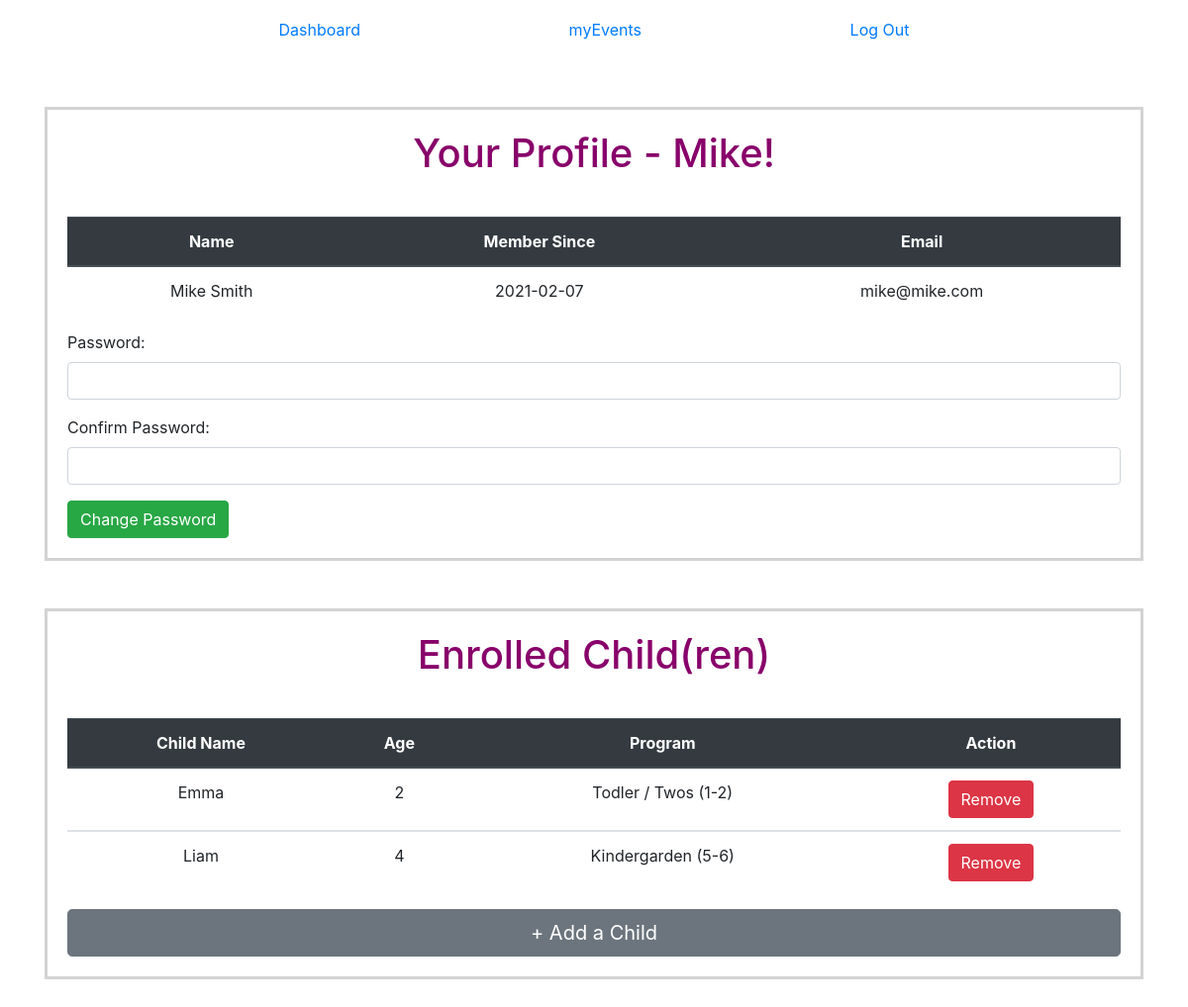
Page /ABC/myProfile (signed in) on the earlier database version.
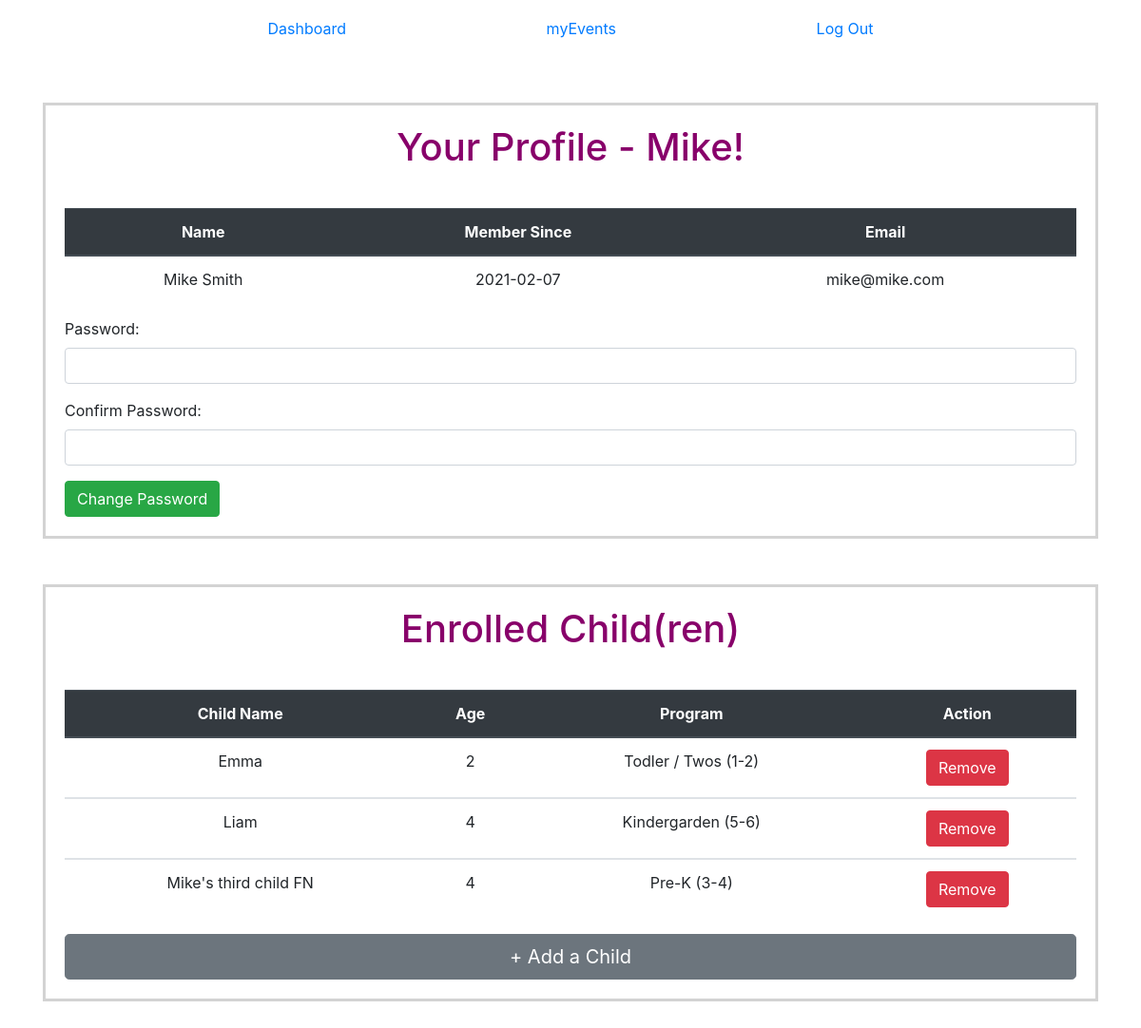
Same page on the later database version.
### group_app/models.py (models this page shows, shortened)
class Child(models.Model):
    first_name = models.CharField(max_length=50)
    last_name = models.CharField(max_length=50)
    birth_date = models.DateTimeField()
    gender = models.CharField(max_length=10)
    age = models.IntegerField()
    program = models.CharField(max_length=20)
    created_at = models.DateTimeField(auto_now_add=True)
    updated_at = models.DateTimeField(auto_now=True)
    parent_child = models.ForeignKey(
        User, related_name="enrolled_parent", on_delete=models.CASCADE)
    objects = ChildManager()

### group_app/views.py (the view)
# urls.py: path('myProfile', views.myProfile),
def myProfile(request):
    if 'user_id' not in request.session:
        return redirect('/ABC')
    user = User.objects.get(id=request.session['user_id'])
    children = user.enrolled_parent.all()
    context = {
        'user': user,
        'children': children,
    }
    return render(request, 'myProfile.html', context)

### group_app/models.py (called while the page is built)
    def full_name(self):
        return f"{self.first_name} {self.last_name}"

    def get_date(self):
        return self.created_at.date()

### group_app/templates/myProfile.html (shortened to what this page needs)
<!DOCTYPE html>
<html lang="en">
<head>
    <link href="https://stackpath.bootstrapcdn.com/bootstrap/4.5.0/css/bootstrap.min.css" rel="stylesheet"
>
    {% load static %}
    <link rel="stylesheet" href="{% static 'css/style.css' %}">
</head>
<body>
    <div class="container">
        <nav class="navbar">
            <a href="/ABC/dashboard">Dashboard</a>
            <a href="/ABC/myEvents">myEvents</a>
            <a class="float-right" href="/ABC/logout">Log Out</a>
        </nav>
        <br>
        <br>
        <section>
            <div id="my_profile">
                <h1>Your Profile - {{ user.first_name }}!</h1>
                <table class="table">
                    <thead class="thead-dark">
                        <tr>
                            <th scope="col">Name</th>
                            <th scope="col">Member Since</th>
                            <th scope="col">Email</th>
                        </tr>
                    </thead>
                    <tbody>
                        <tr>
                            <td>{{ user.full_name}}</td>
                            <td>{{ user.get_date|date:"Y-m-d" }}</td>
                            <td>{{ user.email}}</td>
                        </tr>
                    </tbody>
                </table>
                <form action="{% url 'update_myProfile' %}" method="POST">
                    <div class="form-group">
                        <label for="password">Password:</label>
                        <input type="password" name="password" class="form-control">
                    </div>
                    <div class="form-group">
                        <label for="confirm_pw">Confirm Password:</label>
                        <input type="password" name="confirm_pw" class="form-control">
                    </div>
                    <button type="submit" class="btn btn-success" id=btn_password>Change
                        Password</button>
                </form>
            </div>
        </section>
        <br><br>
        <section>
            <div id="enrolled_children">
                <h1>Enrolled Child(ren)</h1>
                <table class="table">
                    <thead class="thead-dark">
                        <tr>
                            <th scope="col">Child Name</th>
                            <th scope="col">Age</th>
                            <th scope="col">Program</th>
                            <th scope="col">Action</th>
                        </tr>
                    </thead>
                    {% for child in children %}
                    <tbody>
                        <tr>
                            <td>{{ child.first_name }}</td>
                            <td>{{ child.age }}</td>
                            <td>{{ child.program }}</td>
                            <td>
                                <form action="{% url 'remove_child_myProfile' %}" method="POST">
                                    <button class="btn btn-danger" type="submit">Remove</button>
                                </form>
                            </td>
                        </tr>
                    </tbody>
                    {% endfor %}
                </table>
                <a href="childForm" class="btn btn-secondary btn-lg btn-block">+ Add a Child </a>
            </div>
        </section>
        <br>
        <br>
    </div>
</body>
</html>

Differences in the rows shown:
added Child: first_name "Mike's third child FN", age "4", program "Pre-K (3-4)"
